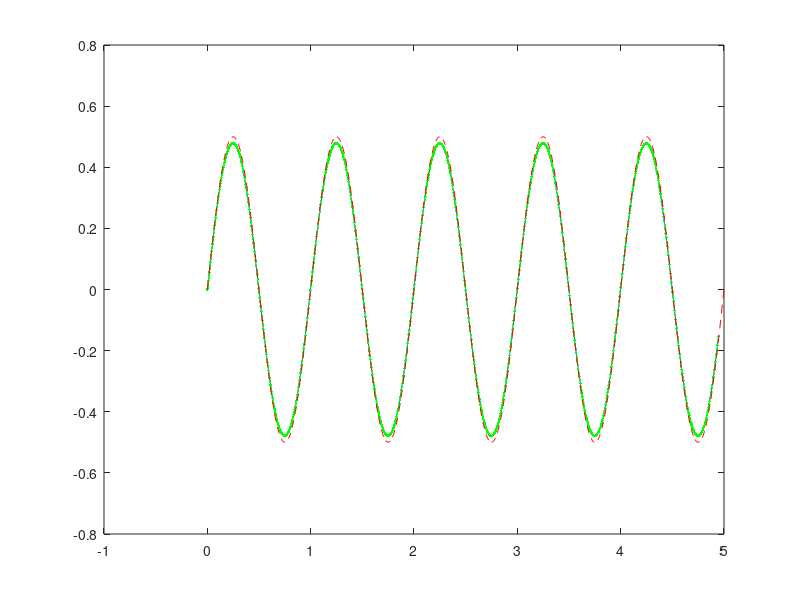

Recreate this plot in MATLAB. (Note: this script raises an error after producing the figure.)
clear all
close all
clc

% Simulation data
T = 10;
dt = 0.01;
N = int16(T/dt);

addpath(genpath(pwd))
%% Robot model
d = 0.1; %10 cm
r = 0.05; %wheel radius 5 cm
xr = 0.01;
yr = 0;
delta = [xr; yr]; %reference point

%% Path
A = 0.5;
freq = 1;
scaling = 2*pi;
x = linspace(0, 5, N);
y = A * sin(freq * scaling * x);
xd = [x; y];
xd_dot = [diff(x); diff(y)];

%% SIMULATION WITH THE MODEL

% Initial conditions
x0 = [0; 0; pi/4];
x_model = cat(2, x0, zeros(3, N-1));
xp = zeros(2, N-1);
x_dot = zeros(3, N);

k = [10;10];

figure(1)
for i = 1:N-1
    ct = cos(x_model(3, i));
    st = sin(x_model(3, i));
    R = [ct, -st; st, ct];

    xp(:, i) = x_model(1:2, i) + R * delta;
    xp_dot = k .* (xd(:, i) - xp(:, i));

    G_i = [ ct, 0; ...
           st, 0; ...
           0, 1];
    
    u_opt = [ct, st; -1/xr * st, 1/xr * ct] * xp_dot;
    x_dot(:, i) = G_i * u_opt;

    x_model(:, i+1) = x_dot(:, i)*dt + x_model(:, i);
    

end

figure(1)
axis equal
plot(xp(1, :), xp(2, :))
hold on
plot(x_model(1, :), x_model(2, :), 'g.')
plot(xd(1, :), xd(2, :), 'r--')

figure(2)
for i=1:N-1
    draw_unicycle(x_model(1, i), x_model(2, i), x_model(3, i), 2)
end

